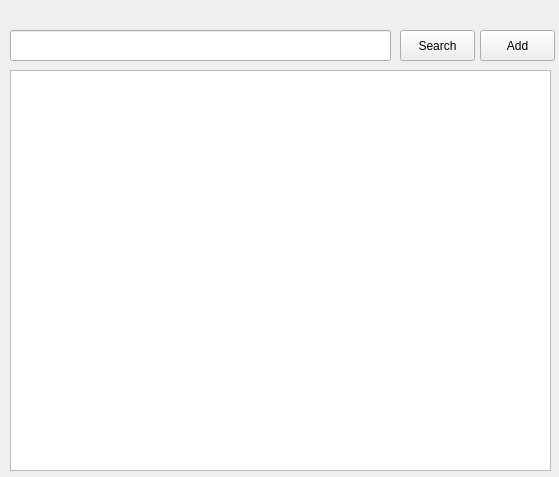
<?xml version="1.0" encoding="UTF-8"?>
<ui version="4.0">
 <class>AddContactForm</class>
 <widget class="QWidget" name="AddContactForm">
  <property name="geometry">
   <rect>
    <x>0</x>
    <y>0</y>
    <width>559</width>
    <height>477</height>
   </rect>
  </property>
  <property name="windowTitle">
   <string>Form</string>
  </property>
  <widget class="QLineEdit" name="searchEdit">
   <property name="geometry">
    <rect>
     <x>10</x>
     <y>30</y>
     <width>381</width>
     <height>31</height>
    </rect>
   </property>
  </widget>
  <widget class="QPushButton" name="searchButton">
   <property name="geometry">
    <rect>
     <x>400</x>
     <y>30</y>
     <width>75</width>
     <height>31</height>
    </rect>
   </property>
   <property name="text">
    <string>Search</string>
   </property>
  </widget>
  <widget class="QListWidget" name="listWidget">
   <property name="geometry">
    <rect>
     <x>10</x>
     <y>70</y>
     <width>541</width>
     <height>401</height>
    </rect>
   </property>
  </widget>
  <widget class="QPushButton" name="pushButton">
   <property name="geometry">
    <rect>
     <x>480</x>
     <y>30</y>
     <width>75</width>
     <height>31</height>
    </rect>
   </property>
   <property name="text">
    <string>Add</string>
   </property>
  </widget>
 </widget>
 <resources/>
 <connections/>
</ui>
